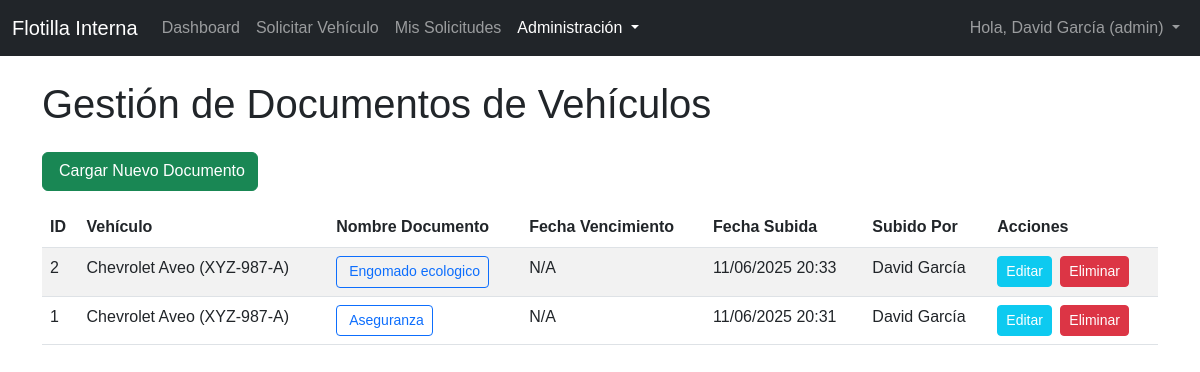
The page /gestion_documentos.php (signed in) on the database its author committed.
### tables this page shows
CREATE TABLE `documentos_vehiculos` (
  `id` int(11) NOT NULL,
  `vehiculo_id` int(11) NOT NULL,
  `nombre_documento` varchar(255) NOT NULL,
  `ruta_archivo` varchar(512) NOT NULL,
  `fecha_vencimiento` date DEFAULT NULL,
  `fecha_subida` datetime DEFAULT current_timestamp(),
  `subido_por` int(11) DEFAULT NULL
);

CREATE TABLE `vehiculos` (
  `id` int(11) NOT NULL,
  `marca` varchar(100) NOT NULL,
  `modelo` varchar(100) NOT NULL,
  `anio` int(11) NOT NULL,
  `placas` varchar(20) NOT NULL,
  `vin` varchar(255) DEFAULT NULL,
  `tipo_combustible` enum('Gasolina','Diésel','Eléctrico','Híbrido') NOT NULL,
  `kilometraje_actual` int(11) NOT NULL DEFAULT 0,
  `estatus` enum('disponible','en_uso','en_mantenimiento','inactivo') NOT NULL DEFAULT 'disponible',
  `ubicacion_actual` varchar(255) DEFAULT NULL,
  `observaciones` text DEFAULT NULL,
  `fecha_registro` datetime DEFAULT current_timestamp()
);

CREATE TABLE `usuarios` (
  `id` int(11) NOT NULL,
  `nombre` varchar(255) NOT NULL,
  `correo_electronico` varchar(255) NOT NULL,
  `password` varchar(255) DEFAULT NULL,
  `rol` enum('admin','empleado','flotilla_manager') NOT NULL DEFAULT 'empleado',
  `estatus_cuenta` enum('pendiente_aprobacion','activa','rechazada','inactiva') NOT NULL DEFAULT 'pendiente_aprobacion',
  `estatus_usuario` enum('activo','amonestado','suspendido') NOT NULL DEFAULT 'activo',
  `google_id` varchar(255) DEFAULT NULL,
  `fecha_creacion` datetime DEFAULT current_timestamp(),
  `ultima_sesion` datetime DEFAULT NULL
);

### public/gestion_documentos.php (the view, shortened to what this page needs)
<?php
$db = connectDB();
if (isset($_SESSION['user_id']) && $db) {
    try {
        $stmt_user_full_status = $db->prepare("SELECT estatus_usuario FROM usuarios WHERE id = :user_id");
        $stmt_user_full_status->bindParam(':user_id', $_SESSION['user_id']);
        $stmt_user_full_status->execute();
        $user_full_status_result = $stmt_user_full_status->fetch(PDO::FETCH_ASSOC);
        if ($user_full_status_result) {
            $current_user_estatus_usuario = $user_full_status_result['estatus_usuario'];
        }
    } catch (PDOException $e) {
        error_log("Error al obtener estatus de usuario/amonestaciones para banner: " . $e->getMessage());
        $current_user_estatus_usuario = 'activo';
        $error_message = 'Error al cargar tu estatus o amonestaciones. Contacta al administrador.';
    }
}
$documentos = [];
if ($db) {
    try {
        $stmt_documentos = $db->query("
            SELECT d.*, v.marca, v.modelo, v.placas, u.nombre as subido_por_nombre
            FROM documentos_vehiculos d
            JOIN vehiculos v ON d.vehiculo_id = v.id
            LEFT JOIN usuarios u ON d.subido_por = u.id
            ORDER BY d.fecha_subida DESC
        ");
        $documentos = $stmt_documentos->fetchAll(PDO::FETCH_ASSOC);
    } catch (PDOException $e) {
        error_log("Error al cargar documentos o vehículos para el formulario: " . $e->getMessage());
        $error_message = 'No se pudieron cargar los datos.';
    }
}
?>
<!DOCTYPE html>
<html lang="es">
<head>
    <link href="https://cdn.jsdelivr.net/npm/bootstrap@5.3.0/dist/css/bootstrap.min.css" rel="stylesheet">
    <link rel="stylesheet" href="css/style.css">
    <link rel="stylesheet" href="https://cdn.jsdelivr.net/npm/flatpickr/dist/flatpickr.min.css">
</head>
<body>
    <?php
    $nombre_usuario_sesion = $_SESSION['user_name'] ?? 'Usuario';
    $rol_usuario_sesion = $_SESSION['user_role'] ?? 'empleado';
    require_once '../app/includes/navbar.php';
    ?>
    <div class="container mt-4">
        <h1 class="mb-4">Gestión de Documentos de Vehículos</h1>
        <button type="button" class="btn btn-success mb-3" data-bs-toggle="modal" data-bs-target="#addEditDocumentModal" data-action="add">
            <i class="bi bi-file-earmark-plus"></i> Cargar Nuevo Documento
        </button>
        <?php if (empty($documentos)): ?>
            <div class="alert alert-info" role="alert">
                No hay documentos registrados para los vehículos.
            </div>
        <?php else: ?>
            <div class="table-responsive">
                <table class="table table-striped table-hover">
                    <thead>
                        <tr>
                            <th>ID</th>
                            <th>Vehículo</th>
                            <th>Nombre Documento</th>
                            <th>Fecha Vencimiento</th>
                            <th>Fecha Subida</th>
                            <th>Subido Por</th>
                            <th>Acciones</th>
                        </tr>
                    </thead>
                    <tbody>
                        <?php foreach ($documentos as $doc): ?>
                            <tr>
                                <td><?php echo htmlspecialchars($doc['id']); ?></td>
                                <td><?php echo htmlspecialchars($doc['marca'] . ' ' . $doc['modelo'] . ' (' . $doc['placas'] . ')'); ?></td>
                                <td>
                                    <a href="<?php echo htmlspecialchars($doc['ruta_archivo']); ?>" target="_blank" class="btn btn-sm btn-outline-primary">
                                        <i class="bi bi-file-earmark"></i> <?php echo htmlspecialchars($doc['nombre_documento']); ?>
                                    </a>
                                </td>
                                <td><?php echo $doc['fecha_vencimiento'] ? date('d/m/Y', strtotime($doc['fecha_vencimiento'])) : 'N/A'; ?></td>
                                <td><?php echo date('d/m/Y H:i', strtotime($doc['fecha_subida'])); ?></td>
                                <td><?php echo htmlspecialchars($doc['subido_por_nombre'] ?? 'Desconocido'); ?></td>
                                <td>
                                    <button type="button" class="btn btn-sm btn-info text-white me-1" data-bs-toggle="modal" data-bs-target="#addEditDocumentModal" data-action="edit"
                                        data-id="<?php echo htmlspecialchars($doc['id']); ?>"
                                        data-vehiculo-id="<?php echo htmlspecialchars($doc['vehiculo_id']); ?>"
                                        data-nombre-documento="<?php echo htmlspecialchars($doc['nombre_documento']); ?>"
                                        data-ruta-archivo="<?php echo htmlspecialchars($doc['ruta_archivo']); ?>"
                                        data-fecha-vencimiento="<?php echo htmlspecialchars($doc['fecha_vencimiento'] ?? ''); ?>">
                                        Editar
                                    </button>
                                    <button type="button" class="btn btn-sm btn-danger" data-bs-toggle="modal" data-bs-target="#deleteDocumentModal" data-id="<?php echo htmlspecialchars($doc['id']); ?>" data-nombre="<?php echo htmlspecialchars($doc['nombre_documento']); ?>" data-placas="<?php echo htmlspecialchars($doc['placas']); ?>">
                                        Eliminar
                                    </button>
                                </td>
                            </tr>
                        <?php endforeach; ?>
                    </tbody>
                </table>
            </div>
        <?php endif; ?>
    </div>
</body>
</html>

### app/includes/navbar.php (shortened to what this page needs)
<nav class="navbar navbar-expand-lg navbar-dark bg-dark">
    <div class="container-fluid">
        <a class="navbar-brand" href="dashboard.php">Flotilla Interna</a>
        <div class="collapse navbar-collapse" id="navbarNav">
            <ul class="navbar-nav me-auto mb-2 mb-lg-0">
                <?php if (!isset($current_user_estatus_usuario) || $current_user_estatus_usuario !== 'suspendido'): ?>
                    <li class="nav-item">
                        <a class="nav-link <?php echo (basename($_SERVER['PHP_SELF']) == 'dashboard.php') ? 'active' : ''; ?>" aria-current="page" href="dashboard.php">Dashboard</a>
                    </li>
                    <li class="nav-item">
                        <a class="nav-link <?php echo (basename($_SERVER['PHP_SELF']) == 'solicitar_vehiculo.php') ? 'active' : ''; ?>" href="solicitar_vehiculo.php">Solicitar Vehículo</a>
                    </li>
                    <li class="nav-item">
                        <a class="nav-link <?php echo (basename($_SERVER['PHP_SELF']) == 'mis_solicitudes.php') ? 'active' : ''; ?>" href="mis_solicitudes.php">Mis Solicitudes</a>
                    </li>
                    <?php
                    $admin_only_pages = ['gestion_vehiculos.php', 'gestion_mantenimientos.php', 'gestion_documentos.php', 'gestion_usuarios.php'];
                    $manager_admin_pages = ['gestion_solicitudes.php', 'reportes.php'];
                    $is_admin_page_active = in_array(basename($_SERVER['PHP_SELF']), $admin_only_pages);
                    $is_manager_admin_page_active = in_array(basename($_SERVER['PHP_SELF']), $manager_admin_pages);
                    ?>
                    <?php if (isset($rol_usuario_sesion) && ($rol_usuario_sesion === 'flotilla_manager' || $rol_usuario_sesion === 'admin')): ?>
                        <li class="nav-item dropdown">
                            <a class="nav-link dropdown-toggle <?php echo ($is_manager_admin_page_active || $is_admin_page_active) ? 'active' : ''; ?>"
                                href="#" id="adminManagerDropdown" role="button" data-bs-toggle="dropdown" aria-expanded="false">
                                Administración
                            </a>
                        </li>
                    <?php endif; ?>
                <?php endif;
                ?>
            </ul>
            <ul class="navbar-nav">
                <li class="nav-item dropdown">
                    <a class="nav-link dropdown-toggle <?php echo (basename($_SERVER['PHP_SELF']) == 'logout.php' || basename($_SERVER['PHP_SELF']) == 'suspended.php') ? 'active' : ''; ?>"
                        href="#" id="userDropdown" role="button" data-bs-toggle="dropdown" aria-expanded="false">
                        Hola, <?php echo htmlspecialchars($nombre_usuario_sesion ?? 'Usuario'); ?>
                        (<?php echo htmlspecialchars($rol_usuario_sesion ?? 'empleado'); ?>)
                    </a>
                </li>
            </ul>
        </div>
    </div>
</nav>

### public/css/style.css (style rules this page uses)
body { font-family: Arial, sans-serif; }

### rows shown on the page
documentos_vehiculos: id "2", vehiculo.placas "Chevrolet Aveo (XYZ-987-A)", nombre_documento "Engomado ecologico", shows "N/A", fecha_subida "11/06/2025 20:33", subido_por.nombre "David García"
documentos_vehiculos: id "1", vehiculo.placas "Chevrolet Aveo (XYZ-987-A)", nombre_documento "Aseguranza", shows "N/A", fecha_subida "11/06/2025 20:31", subido_por.nombre "David García"

### other values the page prints
$nombre_usuario_sesion "David García"
$rol_usuario_sesion "admin"
